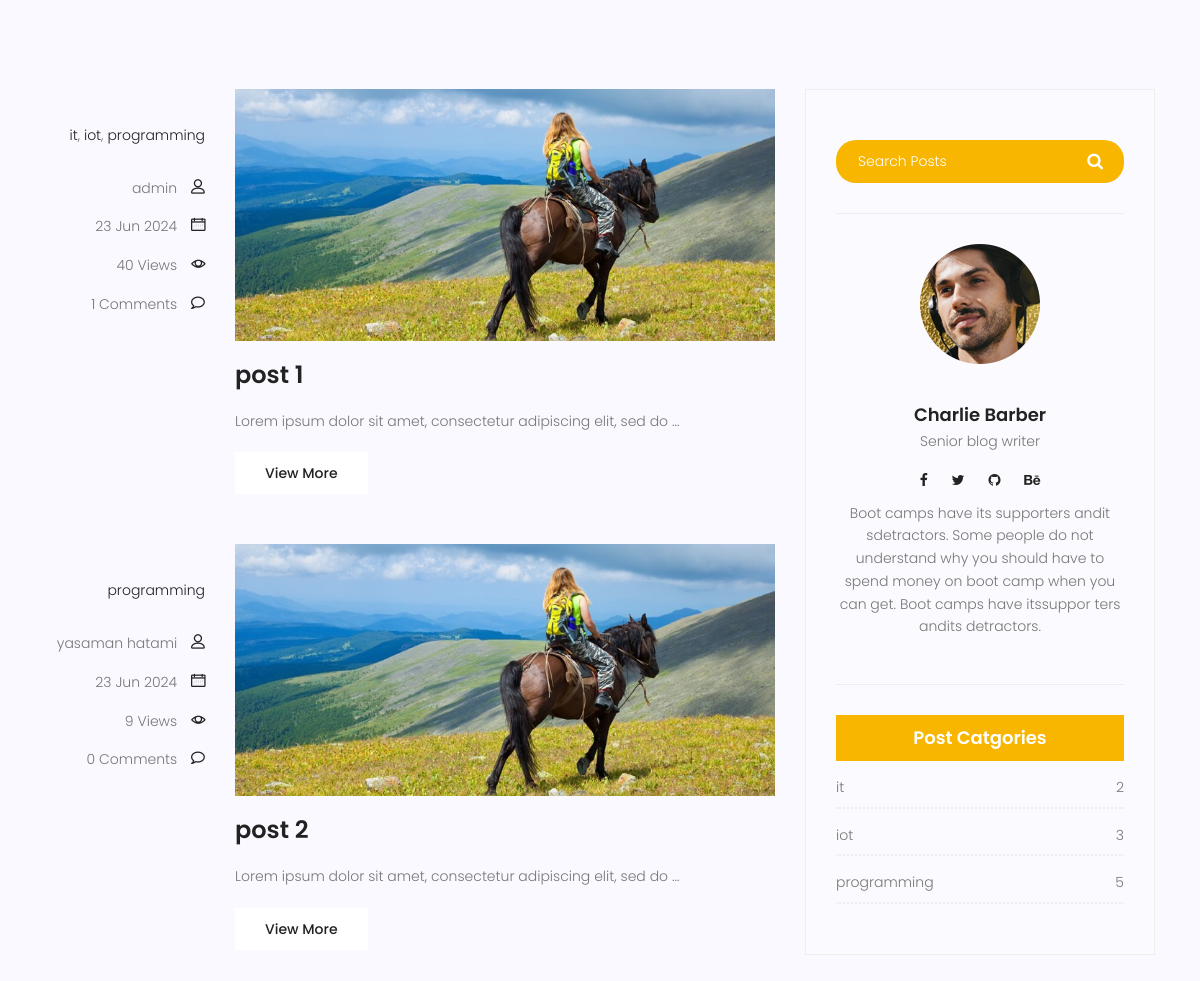
Page /blog/ (middle part) on the earlier database version.
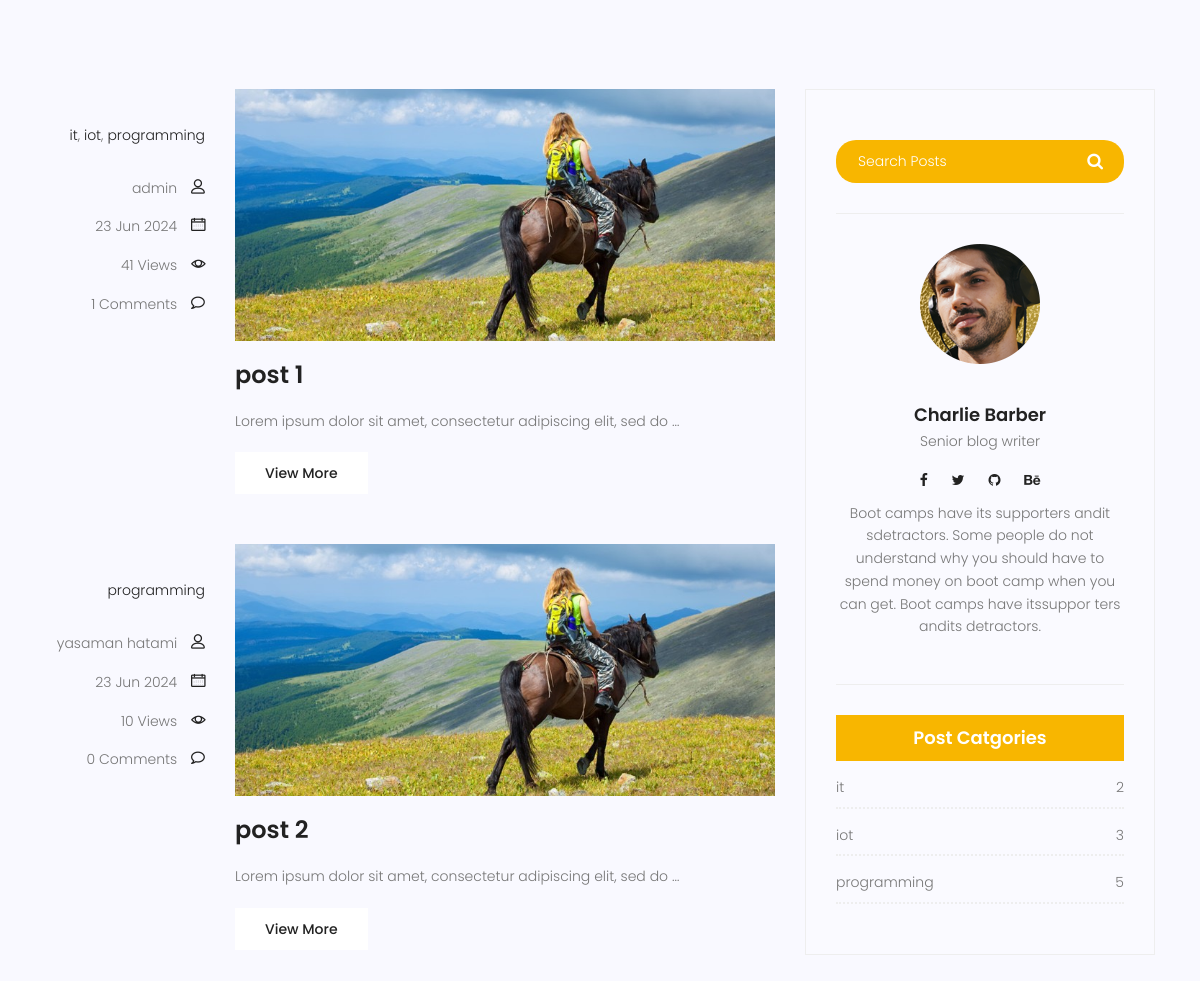
Same page on the later database version.
### blog/models.py (models this page shows, shortened)
class Post(models.Model):
    id = models.IntegerField(primary_key=True)
    image=models.ImageField(upload_to='blog/',default='blog/default.jpg')
    author=models.ForeignKey(User, on_delete=models.SET_NULL,null=True)
    title=models.CharField(max_length=225)
    content=models.TextField()
    tags = TaggableManager()
    category=models.ManyToManyField(category)
    counted_views= models.IntegerField(default=0)
    status=models.BooleanField(default=False)
    login_require = models.BooleanField(default=False)
    published_date=models.DateTimeField(null=True)
    created_date=models.DateTimeField(auto_now_add=True)
    updated_date=models.DateTimeField(auto_now=True)#2024-03-30 11:10:56.530638
    class Meta:
        ordering=['-published_date']

### blog/views.py (the view)
# urls.py: path('',blog_view,name='index'),
def blog_view(request,**kwargs):
    posts=Post.objects.filter(published_date__lte=timezone.now(),status=1).order_by('published_date')
    if kwargs.get('cat_name')!=None:
        posts=posts.filter(category__name=kwargs['cat_name'])
    if kwargs.get('author_username')!=None:
        posts=posts.filter(author__username=kwargs['author_username'])
    if kwargs.get('tag_name')!=None:
        posts=posts.filter(tags__name=kwargs['tag_name'])
    posts=Paginator(posts,3)
    try:
        page_number=request.GET.get('page')
        posts=posts.get_page(page_number)
    except PageNotAnInteger:
        posts=posts.get_page(1)
    except EmptyPage:
        posts=posts.get_page(1)
    context={'posts':posts}
    return render(request,'blog/blog-home.html',context)

### blog/models.py (called while the page is built)
    def __str__(self):
        return self.name

### blog/templatetags/blog_tags.py (called while the page is built)
@register.simple_tag(name='comments_count')
def function(pid):
    return Comment.objects.filter(post=pid,approved=True).count()

@register.inclusion_tag('blog/blog-post-categories.html')
def postcategories():
    posts=Post.objects.filter(status=1)
    categories=category.objects.all()
    cat_dict={}
    for name in categories:
        cat_dict[name]=posts.filter(category=name).count()
    return {'categories':cat_dict}

### templates/blog/blog-home.html (shortened to what this page needs)
{%extends 'base.html'%}
{%load static%}
{% load blog_tags %}
{%block content%}
<section class="top-category-widget-area pt-90 pb-90 ">
</section>
<section class="post-content-area">
	<div class="container">
		<div class="row">
			<div class="col-lg-8 posts-list">
				{%for post in posts%}
				<div class="single-post row">
					<div class="col-lg-3  col-md-3 meta-details">
						<ul class="tags">
							{%for cat in post.category.all%}
						<li><a href='{% url "blog:category" cat_name=cat.name %}'>{{cat.name}}</a>{% if not forloop.last %}, {% endif %}</li>
							{%endfor%}
						</ul>
						<div class="user-details row">
							<p class="user-name col-lg-12 col-md-12 col-6"><a href="{% url 'blog:author' author_username=post.author.username %}">{{post.author.get_full_name}}</a> <span
									class="lnr lnr-user"></span></p>
							<p class="date col-lg-12 col-md-12 col-6"><a href="#">{{post.published_date|date:'d M Y'}}</a> <span
									class="lnr lnr-calendar-full"></span></p>
							<p class="view col-lg-12 col-md-12 col-6"><a href="#">{{post.counted_views}} Views</a> <span
									class="lnr lnr-eye"></span></p>
							<p class="comments col-lg-12 col-md-12 col-6"><a href="#">{% comments_count post.id %} Comments</a> <span
									class="lnr lnr-bubble"></span></p>
						</div>
					</div>
					<div class="col-lg-9 col-md-9 ">
						<div class="feature-img">
							<img class="img-fluid" src="{{post.image.url}}" alt="">
						</div>
						<a class="posts-title" href="{% url 'blog:single' post.id %}">
							<h3>{{post.title}}</h3>
						</a>
						<p class="excert">
							{{post.content|truncatewords:10}}
						</p>
						<a href="{% url 'blog:single' post.id %}" class="primary-btn">View More</a>
					</div>
				</div>
				{%endfor%}
			</div>
			<div class="col-lg-4 sidebar-widgets">
				<div class="widget-wrap">
					{% include 'blog/blog-search.html' %}
					{% include 'blog/blog-writer.html' %}
					{% postcategories %}
				</div>
			</div>
		</div>
	</div>
</section>
{% endblock %}

Differences in the rows shown:
changed Post "post 1": counted_views "40" → "41"
changed Post "post 2": counted_views "9" → "10"
